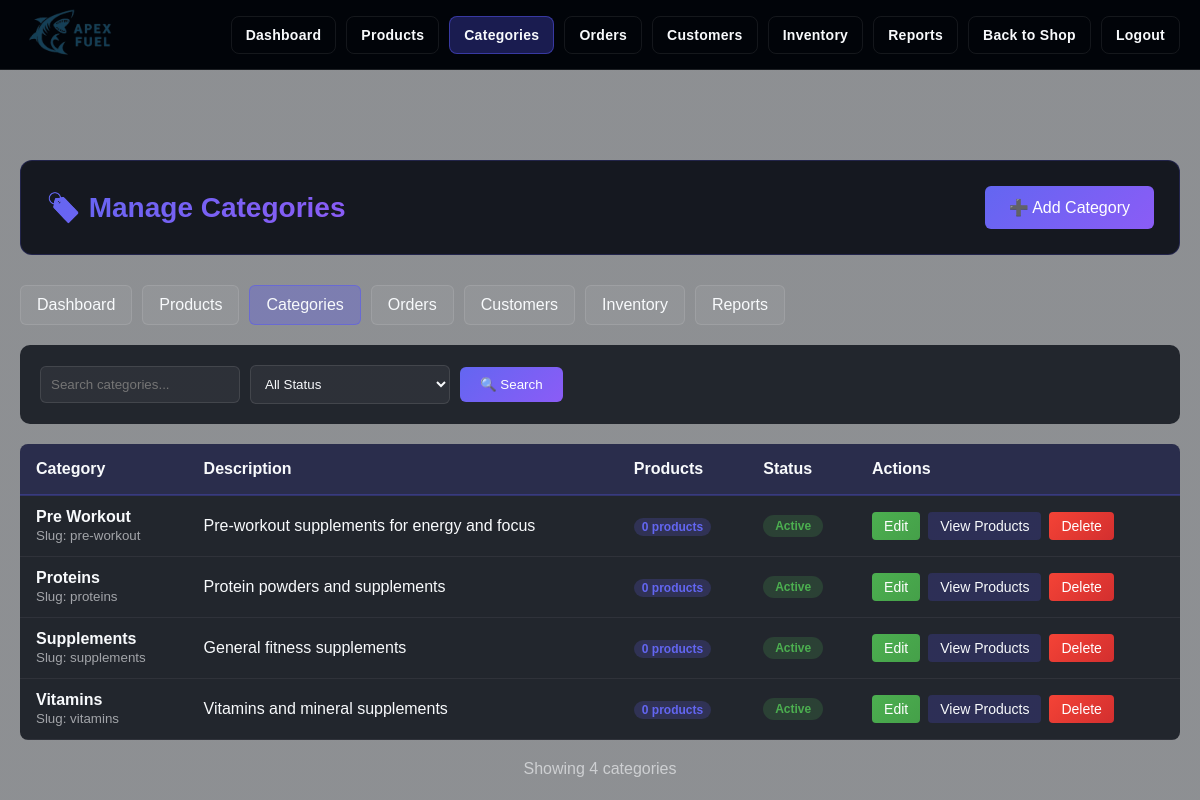
Screenshot of /HTML/admin/categories.php (signed in) with the database file from the repository.
### tables this page shows
CREATE TABLE categories (
    id INT PRIMARY KEY AUTO_INCREMENT,
    name VARCHAR(100) NOT NULL UNIQUE,
    slug VARCHAR(100) NOT NULL UNIQUE,
    description TEXT,
    image_url VARCHAR(500),
    is_active BOOLEAN DEFAULT TRUE,
    created_at TIMESTAMP DEFAULT CURRENT_TIMESTAMP
);

### HTML/admin/categories.php (the view, shortened to what this page needs)
<?php
$conn = getDBConnection();
$action = $_GET['action'] ?? 'list';
$category_id = intval($_GET['id'] ?? 0);
$category = null;
$search = $_GET['search'] ?? '';
$where = [];
$params = [];
$types = '';
$where_clause = !empty($where) ? 'WHERE ' . implode(' AND ', $where) : '';
$query = "SELECT c.*,
          (SELECT COUNT(*) FROM products p WHERE p.category_id = c.id AND p.is_active = 1) as product_count
          FROM categories c
          $where_clause
          ORDER BY c.name ASC";
if (!empty($params)) {
    $stmt = $conn->prepare($query);
    $stmt->bind_param($types, ...$params);
    $stmt->execute();
    $result = $stmt->get_result();
    $categories = $result->fetch_all(MYSQLI_ASSOC);
    $stmt->close();
} else {
    $result = $conn->query($query);
    $categories = $result->fetch_all(MYSQLI_ASSOC);
}
?>
<!DOCTYPE html>
<html lang="en">
<head>
    <link rel="stylesheet" href="../../CSS/Home.css">
    <link rel="stylesheet" href="../../CSS/admin/admin_common.css">
    <link rel="stylesheet" href="../../CSS/admin/admin_forms.css">
    <link rel="stylesheet" href="../../CSS/admin/admin_tables.css">
    <link rel="stylesheet" href="../../CSS/admin/admin_charts.css">
</head>
<body>
    <?php include 'admin_navbar.php'; ?>
    <div class="admin-container">
        <div class="admin-header">
            <h1>
                <?php if ($action === 'add'): ?>➕ Add New Category
                <?php elseif ($action === 'edit'): ?>✏️ Edit Category
                <?php else: ?>🏷️ Manage Categories<?php endif; ?>
            </h1>
            <div>
                <?php if ($action === 'add' || $action === 'edit'): ?>
                    <a href="categories.php" class="admin-back-btn">← Back to Categories</a>
                <?php else: ?>
                    <a href="?action=add" class="admin-btn admin-btn-primary">➕ Add Category</a>
                <?php endif; ?>
            </div>
        </div>
        <div class="admin-nav">
            <a href="index.php">Dashboard</a>
            <a href="products.php">Products</a>
            <a href="categories.php" class="active">Categories</a>
            <a href="orders.php">Orders</a>
            <a href="customers.php">Customers</a>
            <a href="inventory.php">Inventory</a>
            <a href="reports.php">Reports</a>
        </div>
        <?php if ($action === 'add' || $action === 'edit'): ?>
            <form method="POST" class="admin-form">
                <input type="hidden" name="action" value="<?php echo $action; ?>">
                <?php if ($action === 'edit'): ?>
                <input type="hidden" name="id" value="<?php echo $category_id; ?>">
                <?php endif; ?>
                <div class="admin-form-group">
                    <label for="name" class="required">Category Name</label>
                    <input type="text" id="name" name="name" class="admin-form-control"
                           value="<?php echo htmlspecialchars($category['name'] ?? ''); ?>"
                           required>
                </div>
                <div class="admin-form-group">
                    <label for="description">Description</label>
                    <textarea id="description" name="description" class="admin-form-control"
                              rows="3"><?php echo htmlspecialchars($category['description'] ?? ''); ?></textarea>
                </div>
                <div class="admin-form-group">
                    <div class="admin-checkbox-group">
                        <input type="checkbox" id="is_active" name="is_active" value="1"
                               <?php echo isset($category['is_active']) ? ($category['is_active'] ? 'checked' : '') : 'checked'; ?>>
                        <label for="is_active">Active (visible on site)</label>
                    </div>
                </div>
                <div class="admin-form-actions">
                    <button type="submit" class="admin-btn admin-btn-primary">
                        <?php echo $action === 'add' ? '➕ Add Category' : '💾 Save Changes'; ?>
                    </button>
                    <a href="categories.php" class="admin-btn admin-btn-secondary">Cancel</a>
                </div>
            </form>
        <?php else: ?>
            <div class="admin-filters">
                <form method="GET" class="admin-filter-form">
                    <input type="text" name="search" placeholder="Search categories..."
                           value="<?php echo htmlspecialchars($search); ?>">
                    <select name="status">
                        <option value="">All Status</option>
                    </select>
                    <button type="submit">🔍 Search</button>
                </form>
            </div>
            <table class="admin-table">
                <thead>
                    <tr>
                        <th>Category</th>
                        <th>Description</th>
                        <th>Products</th>
                        <th>Status</th>
                        <th>Actions</th>
                    </tr>
                </thead>
                <tbody>
                    <?php if (!empty($categories)): ?>
                        <?php foreach ($categories as $cat): ?>
                            <tr>
                                <td>
                                    <strong><?php echo htmlspecialchars($cat['name']); ?></strong><br>
                                    <small style="color: rgba(248,250,252,0.6);">Slug: <?php echo htmlspecialchars($cat['slug']); ?></small>
                                </td>
                                <td><?php echo htmlspecialchars(substr($cat['description'] ?? '', 0, 100)) . (strlen($cat['description'] ?? '') > 100 ? '...' : ''); ?></td>
                                <td>
                                    <span style="background: rgba(99, 102, 241, 0.2); color: #6366f1; padding: 2px 8px; border-radius: 10px; font-size: 12px; font-weight: 600;">
                                        <?php echo $cat['product_count']; ?> products
                                    </span>
                                </td>
                                <td>
                                    <span class="admin-status-badge <?php echo $cat['is_active'] ? 'admin-status-active' : 'admin-status-inactive'; ?>">
                                        <?php echo $cat['is_active'] ? 'Active' : 'Inactive'; ?>
                                    </span>
                                </td>
                                <td>
                                    <div class="admin-action-buttons">
                                        <a href="?action=edit&id=<?php echo $cat['id']; ?>"
                                           class="admin-btn-action admin-btn-edit">Edit</a>
                                        <a href="products.php?category=<?php echo $cat['id']; ?>"
                                           class="admin-btn-action admin-btn-view">View Products</a>
                                        <a href="?action=delete&id=<?php echo $cat['id']; ?>"
                                           class="admin-btn-action admin-btn-delete"
                                           onclick="return confirm('Are you sure you want to delete this category? This will mark it as inactive.')">Delete</a>
                                    </div>
                                </td>
                            </tr>
                        <?php endforeach; ?>
                    <?php endif; ?>
                </tbody>
            </table>
            <?php if (!empty($categories)): ?>
            <div style="margin-top: 20px; color: rgba(248,250,252,0.6); text-align: center;">
                Showing <?php echo count($categories); ?> categor<?php echo count($categories) === 1 ? 'y' : 'ies'; ?>
            </div>
            <?php endif; ?>
        <?php endif; ?>
    </div>
</body>
</html>

### CSS/Home.css (style rules this page uses)
* { margin: 0; padding: 0; box-sizing: border-box; }
body { font-family: Arial, Helvetica, sans-serif; background-image: linear-gradient(rgba(3,8,15,0.45), rgba(3,8,15,0.45)), url("../Images/HomePagebackground.png"); background-size: cover; background-position: center; background-repeat: no-repeat; background-attachment: fixed; min-height: 100vh; padding-top: 80px; color: #f8fafc; }
html { scroll-behavior: smooth; }

### CSS/admin/admin_common.css (style rules this page uses)
:root { --admin-primary: #6366f1; --admin-secondary: #8b5cf6; --admin-dark: rgba(8,12,20,0.9); --admin-card: rgba(8,12,20,0.8); --admin-border: rgba(255,255,255,0.1); --admin-text: #f8fafc; --admin-text-secondary: rgba(248,250,252,0.8); --admin-success: #4CAF50; --admin-error: #f44336; --admin-warning: #FF9800; }
.admin-container { max-width: 1400px; margin: 80px auto 40px; padding: 0 20px; color: var(--admin-text); }
.admin-header { display: flex; justify-content: space-between; align-items: center; margin-bottom: 30px; padding: 25px; background: var(--admin-dark); border-radius: 12px; border: 1px solid rgba(87,87,243,0.2); }
.admin-header h1 { font-size: 28px; background: linear-gradient(135deg, var(--admin-primary), var(--admin-secondary)); -webkit-background-clip: text; -webkit-text-fill-color: transparent; margin: 0; display: flex; align-items: center; gap: 10px; }
.admin-btn { padding: 12px 24px; border-radius: 6px; text-decoration: none; border: none; font-size: 16px; font-weight: 500; transition: all 0.2s; cursor: pointer; display: inline-flex; align-items: center; gap: 8px; }
.admin-btn-primary { background: linear-gradient(135deg, var(--admin-primary), var(--admin-secondary)); color: white; }
.admin-nav { display: flex; gap: 10px; margin-bottom: 20px; flex-wrap: wrap; }
.admin-nav a { padding: 10px 16px; background: rgba(255,255,255,0.05); color: var(--admin-text); text-decoration: none; border-radius: 6px; transition: all 0.2s; border: 1px solid var(--admin-border); }
.admin-nav a.active { background: rgba(87,87,243,0.3); border-color: rgba(87,87,243,0.5); }
.admin-status-badge { display: inline-block; padding: 4px 12px; border-radius: 20px; font-size: 12px; font-weight: 600; }
.admin-status-active { background: rgba(76, 175, 80, 0.2); color: #4CAF50; }

### CSS/admin/admin_forms.css (style rules this page uses)
.admin-filters { background: var(--admin-card); padding: 20px; border-radius: 10px; margin-bottom: 20px; }
.admin-filter-form { display: flex; gap: 10px; flex-wrap: wrap; align-items: center; }
.admin-filter-form input, .admin-filter-form select { padding: 10px; background: rgba(255,255,255,0.05); border: 1px solid var(--admin-border); border-radius: 6px; color: var(--admin-text); min-width: 200px; }
.admin-filter-form button { padding: 10px 20px; background: linear-gradient(135deg, var(--admin-primary), var(--admin-secondary)); color: white; border: none; border-radius: 6px; cursor: pointer; }

### CSS/admin/admin_tables.css (style rules this page uses)
.admin-table { width: 100%; background: var(--admin-card); border-radius: 8px; overflow: hidden; border-collapse: collapse; }
.admin-table th { padding: 16px; text-align: left; background: rgba(87,87,243,0.15); color: var(--admin-text); font-weight: 600; border-bottom: 2px solid rgba(87,87,243,0.3); }
.admin-table td { padding: 12px 16px; border-bottom: 1px solid rgba(255,255,255,0.06); }
.admin-action-buttons { display: flex; gap: 8px; }
.admin-btn-action { padding: 6px 12px; border: none; border-radius: 4px; cursor: pointer; text-decoration: none; font-size: 14px; transition: all 0.2s; color: white; display: inline-flex; align-items: center; justify-content: center; }
.admin-btn-edit { background: linear-gradient(135deg, #4CAF50, #45a049); }
.admin-btn-delete { background: linear-gradient(135deg, #f44336, #d32f2f); }
.admin-btn-view { background: rgba(87,87,243,0.2); color: #f8fafc; }

### rows the page displays
categories: name "Pre Workout", slug "pre-workout", description "Pre-workout supplements for energy and focus", product_count "0", is_active "Active"
categories: name "Proteins", slug "proteins", description "Protein powders and supplements", product_count "0", is_active "Active"
categories: name "Supplements", slug "supplements", description "General fitness supplements", product_count "0", is_active "Active"
categories: name "Vitamins", slug "vitamins", description "Vitamins and mineral supplements", product_count "0", is_active "Active"

### other values shown
count($categories) "4"
